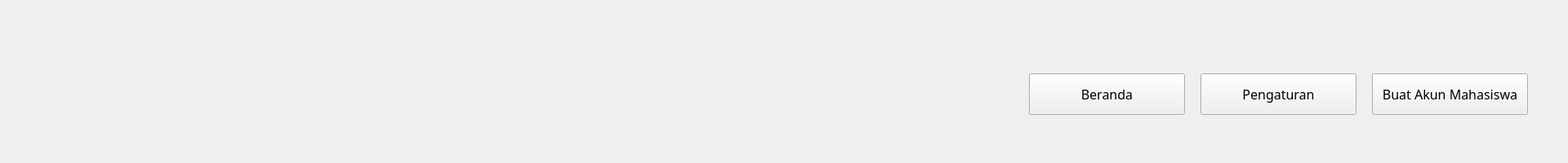
<?xml version="1.0" encoding="UTF-8"?>
<ui version="4.0">
 <class>Form_D_2</class>
 <widget class="QWidget" name="Form_A">
  <property name="geometry">
   <rect>
    <x>0</x>
    <y>0</y>
    <width>1920</width>
    <height>200</height>
   </rect>
  </property>
  <property name="windowTitle">
   <string>Form</string>
  </property>
  <widget class="QLabel" name="backgroundLabel_A">
   <property name="geometry">
    <rect>
     <x>0</x>
     <y>0</y>
     <width>1920</width>
     <height>200</height>
    </rect>
   </property>
   <property name="styleSheet">
    <string notr="true"/>
   </property>
   <property name="text">
    <string/>
   </property>
   <property name="scaledContents">
    <bool>false</bool>
   </property>
  </widget>
  <widget class="QPushButton" name="matkulButton">
   <property name="geometry">
    <rect>
     <x>1680</x>
     <y>90</y>
     <width>191</width>
     <height>51</height>
    </rect>
   </property>
   <property name="font">
    <font>
     <family>Franklin Gothic Medium Cond</family>
     <pointsize>12</pointsize>
    </font>
   </property>
   <property name="text">
    <string>Buat Akun Mahasiswa</string>
   </property>
  </widget>
  <widget class="QPushButton" name="userButton">
   <property name="geometry">
    <rect>
     <x>1470</x>
     <y>90</y>
     <width>191</width>
     <height>51</height>
    </rect>
   </property>
   <property name="font">
    <font>
     <family>Franklin Gothic Medium Cond</family>
     <pointsize>12</pointsize>
    </font>
   </property>
   <property name="text">
    <string>Pengaturan</string>
   </property>
  </widget>
  <widget class="QPushButton" name="berandaButton">
   <property name="geometry">
    <rect>
     <x>1260</x>
     <y>90</y>
     <width>191</width>
     <height>51</height>
    </rect>
   </property>
   <property name="font">
    <font>
     <family>Franklin Gothic Medium Cond</family>
     <pointsize>12</pointsize>
    </font>
   </property>
   <property name="text">
    <string>Beranda</string>
   </property>
  </widget>
  <widget class="QLabel" name="logoSiak_D_2">
   <property name="geometry">
    <rect>
     <x>90</x>
     <y>50</y>
     <width>368</width>
     <height>110</height>
    </rect>
   </property>
   <property name="text">
    <string/>
   </property>
   <property name="scaledContents">
    <bool>true</bool>
   </property>
  </widget>
 </widget>
 <resources>
  <include location="../resource.qrc"/>
 </resources>
 <connections/>
</ui>
